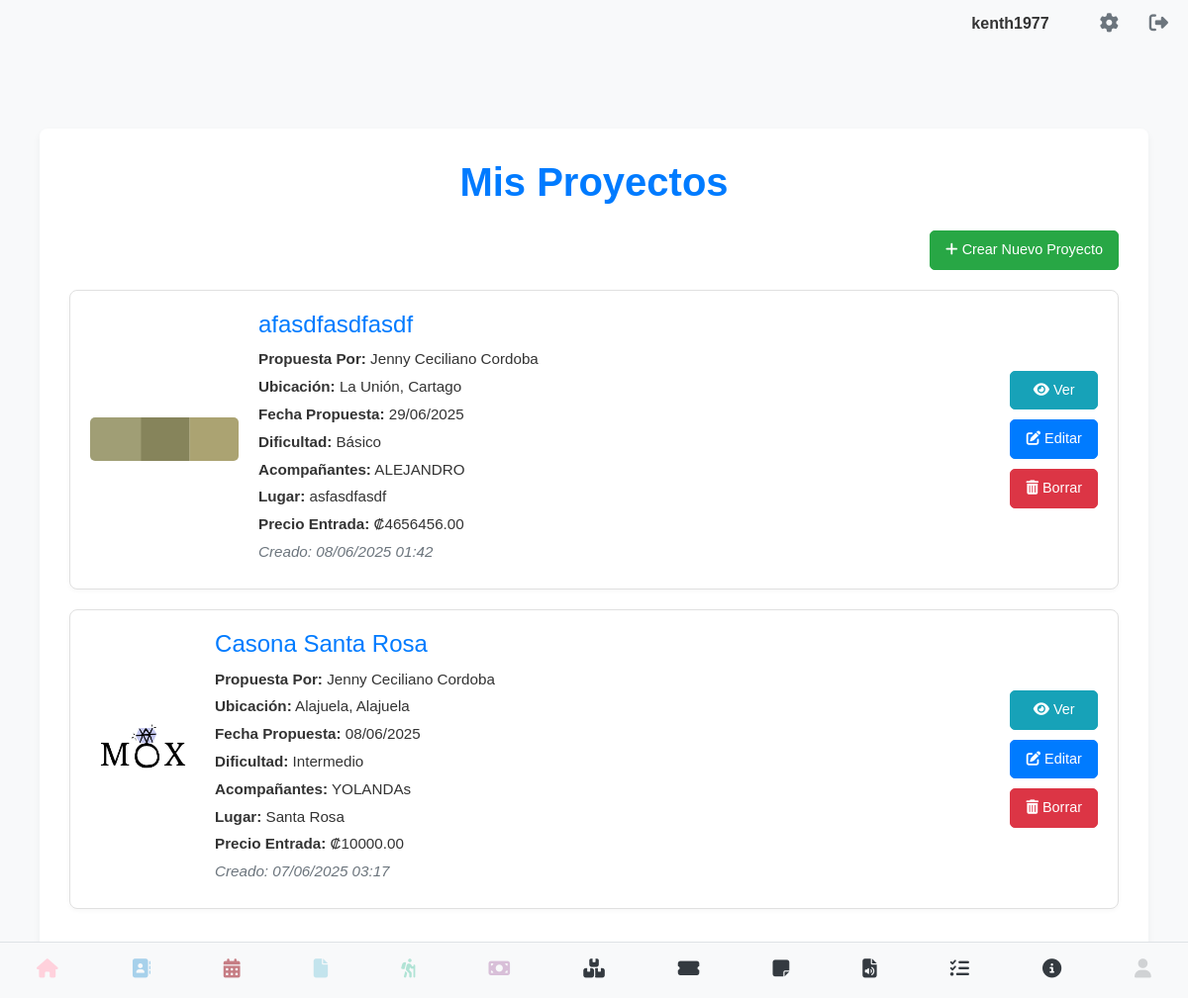
Screenshot of /proyectos/ver_proyectos (signed in) with the database file from the repository.
### models.py (models this page shows, shortened)
class User(UserMixin, db.Model):
    __tablename__ = 'users' # Nombre de la tabla es 'users'
    id = db.Column(db.Integer, primary_key=True)
    username = db.Column(db.String(80), unique=True, nullable=False)
    email = db.Column(db.String(120), unique=True, nullable=False)
    cedula = db.Column(db.String(20), unique=True, nullable=False)
    telefono = db.Column(db.String(20), nullable=False)
    password_hash = db.Column(db.String(128))
    image_filename = db.Column(db.String(255), nullable=True)
    @property
    def is_authenticated(self):
        return True

class GestorProyecto(db.Model):
    __tablename__ = 'gestor_proyectos'
    id = db.Column(db.Integer, primary_key=True)
    usuario_id = db.Column(db.Integer, db.ForeignKey('users.id'), nullable=False)
    nombre_proyecto = db.Column(db.String(255), nullable=False)
    imagen_proyecto = db.Column(db.String(255), nullable=True) # Ruta del archivo de imagen
    propuesta_por = db.Column(db.String(100), nullable=False) # Kenneth, Jenny, Invitado
    nombre_invitado = db.Column(db.String(255), nullable=True) # Solo si propuesta_por es 'Invitado'
    provincia = db.Column(db.String(100), nullable=False)
    canton = db.Column(db.String(100), nullable=False)
    fecha_actividad_propuesta = db.Column(db.Date, nullable=False)
    dificultad = db.Column(db.String(100), nullable=False)
    acompanantes = db.Column(db.Text, nullable=True) # Almacenar IDs de contactos como JSON/CSV
    transporte = db.Column(db.String(50), nullable=False)
    transporte_adicional = db.Column(db.String(50), nullable=True) # No aplica, Acuatico, Aereo
    precio_entrada = db.Column(db.Numeric(10, 2), nullable=True)
    nombre_lugar = db.Column(db.String(255), nullable=False)
    contacto_lugar = db.Column(db.String(255), nullable=True)
    telefono_lugar = db.Column(db.String(20), nullable=True)
    tipo_terreno = db.Column(db.String(100), nullable=False)
    mas_tipo_terreno = db.Column(db.Boolean, default=False)
    notas_adicionales = db.Column(db.Text, nullable=True)
    fecha_creacion = db.Column(db.DateTime, default=datetime.utcnow)
    usuario = db.relationship('User', backref=db.backref('gestor_proyectos', lazy=True))

### gestor.py (the view)
@gestor_bp.route('/ver_proyectos')
@login_required
def ver_proyectos():
    proyectos = GestorProyecto.query.filter_by(usuario_id=current_user.id).order_by(GestorProyecto.fecha_actividad_propuesta.desc()).all()
    for proyecto in proyectos:
        if proyecto.acompanantes:
            acompanantes_ids = json.loads(proyecto.acompanantes)
            if not isinstance(acompanantes_ids, list):
                acompanantes_ids = [acompanantes_ids]
            proyecto.acompanantes_nombres = Contacto.query.filter(
                Contacto.id.in_(acompanantes_ids),
                Contacto.usuario_id == current_user.id
            ).all()
        else:
            proyecto.acompanantes_nombres = []
    return render_template('ver_gestor.html', proyectos=proyectos)

### app.py (called while the page is built)
@login_manager.user_loader
def load_user(user_id):
    return User.query.get(int(user_id))

### templates/ver_gestor.html (shortened to what this page needs)
{% extends 'base.html' %}
{% block content %}
<div class="container">
    <h1>Mis Proyectos</h1>
    <div class="action-buttons-container">
        <a href="{{ url_for('gestor.crear_proyecto') }}" class="btn btn-success">
            <i class="fas fa-plus"></i> Crear Nuevo Proyecto
        </a>
    </div>
    {% if proyectos %}
        {% for proyecto in proyectos %}
            <div class="project-card">
                {% if proyecto.imagen_proyecto %}
                    <img src="{{ url_for('static', filename='uploads/proyectos/' + proyecto.imagen_proyecto) }}" alt="Imagen del proyecto {{ proyecto.nombre_proyecto }}">
                {% else %}
                    <img src="https://placehold.co/150x150/cccccc/333333?text=Sin+Imagen" alt="Sin imagen disponible">
                {% endif %}
                <div class="project-details">
                    <h3>{{ proyecto.nombre_proyecto }}</h3>
                    <p><strong>Propuesta Por:</strong> {{ proyecto.propuesta_por }}
                    </p>
                    <p><strong>Ubicación:</strong> {{ proyecto.canton }}, {{ proyecto.provincia }}</p>
                    <p><strong>Fecha Propuesta:</strong> {{ proyecto.fecha_actividad_propuesta.strftime('%d/%m/%Y') }}</p>
                    <p><strong>Dificultad:</strong> {{ proyecto.dificultad }}</p>
                    <p><strong>Acompañantes:</strong>
                        {% if proyecto.acompanantes_nombres %}
                            {{ proyecto.acompanantes_nombres | map(attribute='nombre') | join(', ') }}
                        {% else %}
                            Ninguno
                        {% endif %}
                    </p>
                    <p><strong>Lugar:</strong> {{ proyecto.nombre_lugar }}</p>
                    <p><strong>Precio Entrada:</strong> ₡{{ "%.2f" | format(proyecto.precio_entrada) if proyecto.precio_entrada is not none else 'N/A' }}</p>
                    <p class="text-muted"><i>Creado: {{ proyecto.fecha_creacion.strftime('%d/%m/%Y %H:%M') }}</i></p>
                </div>
                <div class="project-actions">
                    <a href="{{ url_for('gestor.detalle_proyecto', id=proyecto.id) }}" class="btn btn-info">
                        <i class="fas fa-eye"></i> Ver
                    </a>
                    <a href="{{ url_for('gestor.editar_proyecto', id=proyecto.id) }}" class="btn btn-primary">
                        <i class="fas fa-edit"></i> Editar
                    </a>
                    <form action="{{ url_for('gestor.borrar_proyecto', id=proyecto.id) }}" method="POST" onsubmit="return confirm('¿Estás seguro de que quieres borrar este proyecto?');">
                        <button type="submit" class="btn btn-danger">
                            <i class="fas fa-trash-alt"></i> Borrar
                        </button>
                    </form>
                </div>
            </div>
        {% endfor %}
    {% else %}
        <p class="no-projects">No hay proyectos registrados aún. ¡Crea uno nuevo para empezar!</p>
    {% endif %}
</div>
{% endblock %}

### templates/base.html (shortened to what this page needs)
<!DOCTYPE html>
<html lang="es">
<head>
    <link rel="stylesheet" type="text/css" href="{{ url_for('static', filename='css/main.css') }}">
    <link rel="stylesheet" href="https://cdn.jsdelivr.net/npm/sweetalert2@11/dist/sweetalert2.min.css">
</head>
<body>
    <div class="contactos-container">
    {% if current_user.is_authenticated %}
        <div class="top-right">
            <span class="username-display">{{ current_user.username }}</span>
            <a href="{{ url_for('perfil') }}" class="gear-icon"><i class="fas fa-cog"></i></a>
            <a href="{{ url_for('logout') }}" class="logout-icon"><i class="fas fa-sign-out-alt"></i></a>
        </div>
    {% endif %}
</div>
<div class="container-block">
    {% block content %}
    {% endblock %}
</div>
{% include "navbar.html" %}
</body>
</html>

### static/css/base.css (style rules this page uses)
body { font-family: sans-serif; margin: 0; }
.container-block { margin-top:80px; padding: 20px; }
.top-right { position: absolute; top: 10px; right: 20px; display: flex; align-items: center; }
.gear-icon, .logout-icon { font-size: 24px; text-decoration: none; color: #333; margin-left: 15px; }
.username-display { margin-right: 20px; font-weight: bold; color: #333; }

### static/css/perfil.css (style rules this page uses)
body { font-family: sans-serif; margin: 20px; }

### static/css/listar_contacto.css (style rules this page uses)
.contactos-container { font-family: Arial, sans-serif; color: #333; }
.contactos-container .top-right { display: flex; justify-content: flex-end; align-items: center; gap: 1rem; padding-bottom: 1rem; }
.contactos-container .username-display { font-weight: bold; }
.contactos-container .gear-icon, .contactos-container .logout-icon { color: #6c757d; font-size: 1.2rem; text-decoration: none; }

### templates/ver_gestor.html (style rules this page uses)
body { background-color: #f8f9fa; color: #333; }
.container { margin-top: 30px; background-color: #ffffff; padding: 30px; border-radius: 8px; box-shadow: 0 4px 8px rgba(0,0,0,0.05); }
h1 { color: #007bff; margin-bottom: 25px; text-align: center; font-weight: 600; }
.btn-primary { background-color: #007bff; border-color: #007bff; padding: 8px 15px; font-size: 0.9rem; border-radius: 5px; transition: background-color 0.2s ease; }
.btn-success { background-color: #28a745; border-color: #28a745; padding: 8px 15px; font-size: 0.9rem; border-radius: 5px; transition: background-color 0.2s ease; }
.btn-info { background-color: #17a2b8; border-color: #17a2b8; padding: 8px 15px; font-size: 0.9rem; border-radius: 5px; transition: background-color 0.2s ease; }
.btn-danger { background-color: #dc3545; border-color: #dc3545; padding: 8px 15px; font-size: 0.9rem; border-radius: 5px; transition: background-color 0.2s ease; }
.project-card { border: 1px solid #e0e0e0; border-radius: 8px; margin-bottom: 20px; padding: 20px; background-color: #fff; box-shadow: 0 2px 4px rgba(0,0,0,0.03); display: flex; flex-direction: row; align-items: center; gap: 20px; }
.project-card img { max-width: 150px; max-height: 150px; border-radius: 5px; object-fit: cover; flex-shrink: 0; }
.project-details { flex-grow: 1; }
.project-details h3 { color: #007bff; margin-top: 0; margin-bottom: 10px; font-size: 1.5rem; }
.project-details p { margin-bottom: 5px; font-size: 0.95rem; }
.project-actions { display: flex; flex-direction: column; gap: 10px; flex-shrink: 0; }
.action-buttons-container { display: flex; justify-content: flex-end; margin-bottom: 20px; }

### rows the page displays
User: username "kenth1977"
GestorProyecto: imagen_proyecto (picture), nombre_proyecto "afasdfasdfasdf", propuesta_por "Jenny Ceciliano Cordoba", canton "La Unión", provincia "Cartago", fecha_actividad_propuesta "29/06/2025", dificultad "Básico", acompanantes_nombres|map "ALEJANDRO", nombre_lugar "asfasdfasdf", precio_entrada "4656456.00", fecha_creacion "08/06/2025 01:42"
GestorProyecto: imagen_proyecto (picture), nombre_proyecto "Casona Santa Rosa", propuesta_por "Jenny Ceciliano Cordoba", canton "Alajuela", provincia "Alajuela", fecha_actividad_propuesta "08/06/2025", dificultad "Intermedio", acompanantes_nombres|map "YOLANDAs", nombre_lugar "Santa Rosa", precio_entrada "10000.00", fecha_creacion "07/06/2025 03:17"
